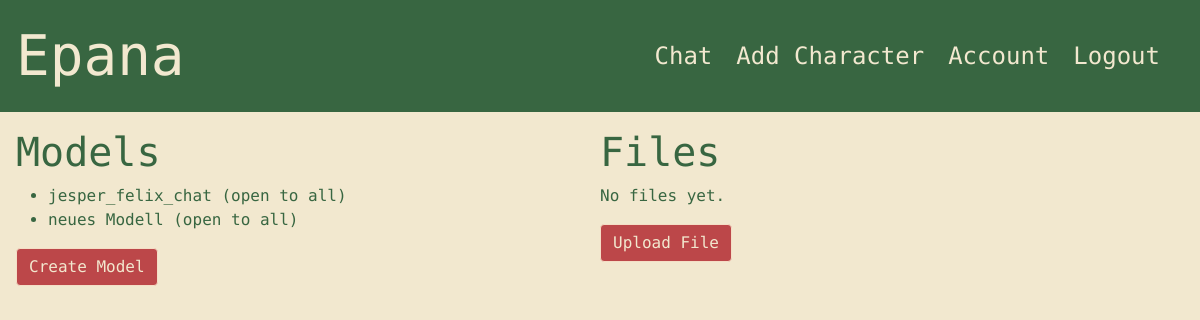
Before: /models (signed in) with the older database file.
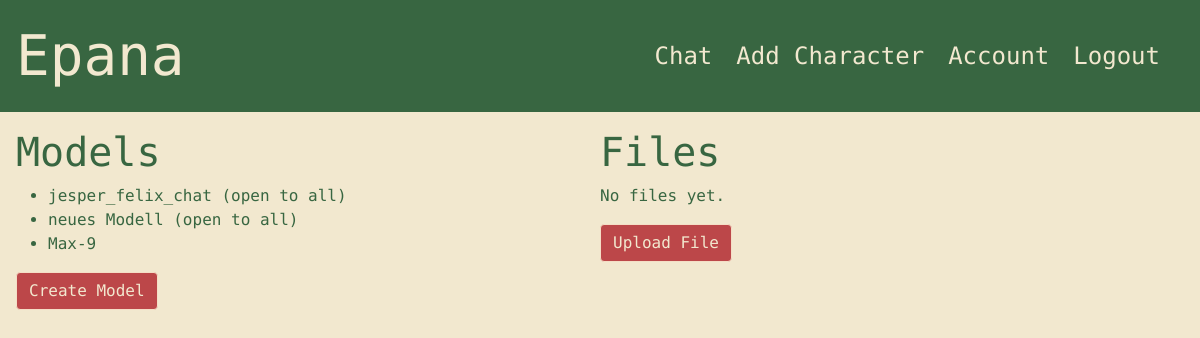
After: the same page with the newer database file.
### tables this page shows
CREATE TABLE models (
        id INTEGER PRIMARY KEY,
        owner_id INTEGER NOT NULL,
        model_id TEXT NOT NULL,
        name TEXT NOT NULL UNIQUE
    );

### app.py (the view)
@app.route('/models', methods=["GET", "POST"])
@login_required
def models():
    if request.method == "POST":
        return
    else:
        db = get_db()
        cursor = db.cursor()
        cursor.execute("SELECT name FROM models WHERE owner_id = (?) OR owner_id = -1", (session["user_id"],))
        model_info = cursor.fetchall()
        cursor.execute("SELECT name, date FROM input_files WHERE owner_id = (?)", (session["user_id"],))
        file_info = cursor.fetchall()
        formatted_file_info = [
            (file, datetime.datetime.strptime(date, '%Y-%m-%d %H:%M:%S').strftime('%d-%m-%Y %H:%M')) for file, date
            in file_info]
        return render_template("models.html", models=model_info, files=formatted_file_info)

### app.py (called while the page is built)
def get_db():
    if 'db' not in g:
        g.db = sqlite3.connect(DATABASE)
    return g.db

### helpers.py (called while the page is built)
def login_required(f):
    @wraps(f)
    def decorated_function(*args, **kwargs):
        if session.get("user_id") is None:
            return redirect("/login")
        return f(*args, **kwargs)
    return decorated_function

### templates/models.html (shortened to what this page needs)
{% extends "layout.html" %}
{% block css %}
<link href="/static/models.css" rel="stylesheet">
{% endblock %}
{% block main %}
<div class="column">
    <h1>Models</h1>
    {% if models %}
    <ul id="models">
        {% for model in models %}
        <li>
            {{ model[0] }}
        </li>
        {% endfor %}
    </ul>
    {% else %}
    <p>No models yet.</p>
    {% endif %}
    <button class="btn btn-red"><a href="/create_model">Create Model</a></button>
</div>
<div class="column">
    <h1>Files</h1>
    {% if files %}
    <ul>
        {% for file in files %}
        <li>{{ file[0] }} - Upload Time: {{ file[1] }}</li>
        {% endfor %}
    </ul>
    {% else %}
    <p>No files yet.</p>
    {% endif %}
    <button class="btn btn-red"><a href="/upload_file">Upload File</a></button>
</div>
{% endblock %}

Changed rows visible on the page:
added models: name "Max-9"
